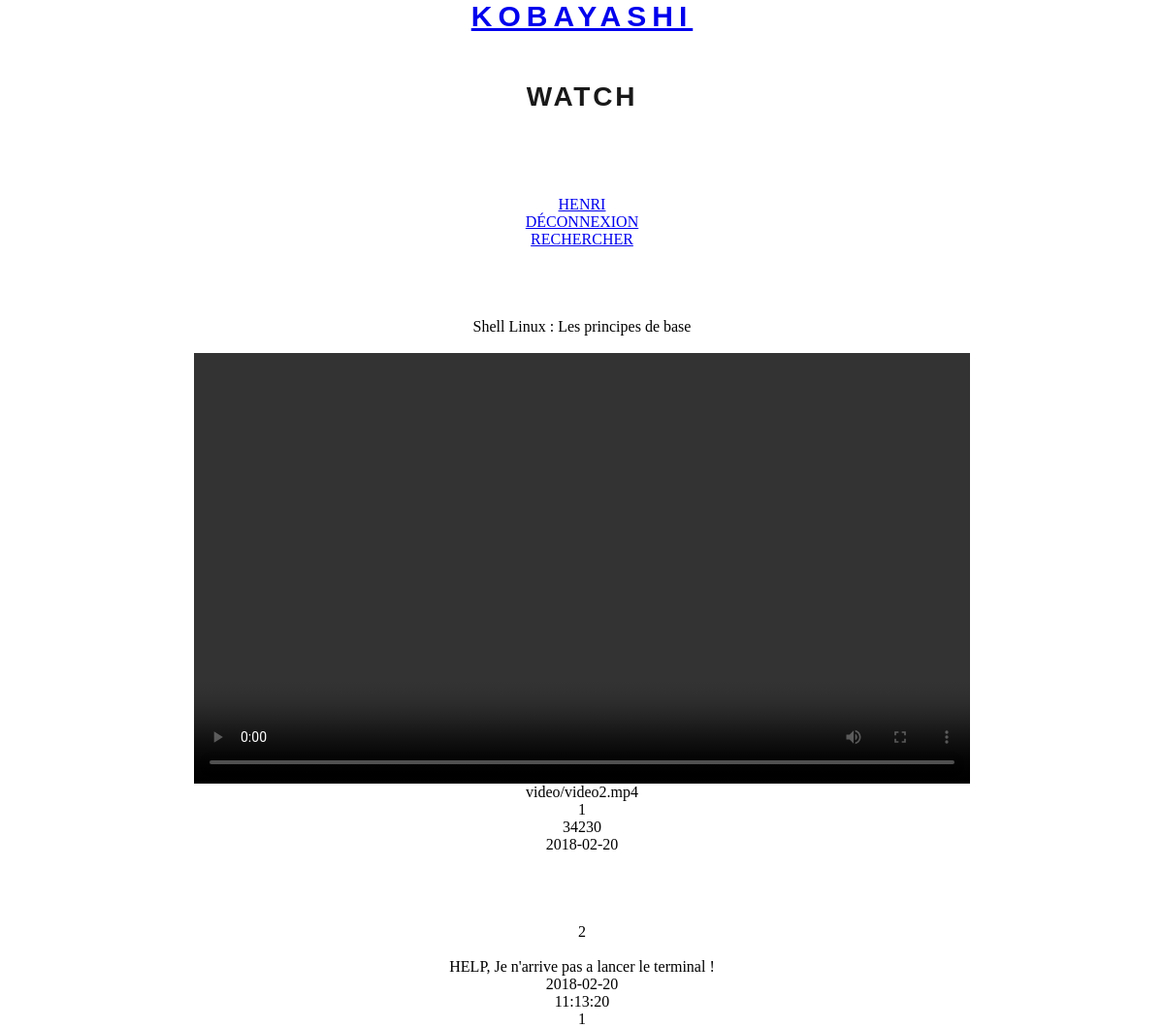
The app's page /watch.php?id=2 (signed in) with its own data.
### tables this page shows
CREATE TABLE video(
	vidID INT PRIMARY KEY NOT NULL AUTO_INCREMENT,
	vidNom varchar(80),
	vidChemin varchar(255),
	vidDate date,
	vidHour time,
	vidVues int(255),
	vidAutorID int,
	foreign key (vidAutorID) references user(usrID)
);

CREATE TABLE comment(
	comID INT PRIMARY KEY NOT NULL AUTO_INCREMENT,
	comContent text(255),
	comDate date,
	comHour time,
	comAutorID int,
	comVideoID int,

	foreign key (comAutorID) references user(usrID),
	foreign key (comVideoID) references video(vidID)
);

### controleur/controleur.php (called while the page is built, shortened)
<?php
		include ("modele/modele.php");
		class Controleur
		{
			private $unModele;
			public function __construct ($serveur, $bdd, $user, $mdp, $uneTable)
			{
				$this->unModele = new Modele ($serveur, $bdd, $user, $mdp);
				$this->unModele->setTable($uneTable);
			}
			public function selectVideo($motcleID)
			{
				if (empty($motcleID))
				{
						return null;
				} else {
					return $this->unModele->selectVideo($motcleID);
				}
			}
			public function selectComments($motcleID)
			{
				if (empty($motcleID))
				{
						return null;
				} else {
					return $this->unModele->selectComments($motcleID);
				}
			}
		}
?>

### settings.php (called while the page is built)
<?php
$unControleur = new Controleur("localhost","kobayashi_IA","root","root", "user");

### modele/modele.php (called while the page is built, shortened)
<?php
	class Modele
	{
		private $pdo, $table;
		public function __construct($serveur,$bdd,$user,$mdp)
		{
			$this->pdo= null;
			try
			{
			$this->pdo = new PDO ("mysql:host=".$serveur.";dbname=".$bdd,$user,$mdp);
			}
			catch (Exception $exp)
			{
				echo "<br/> Erreur de connexion à la BDD".$bdd;
			}
		}
		public function selectVideo($motcleID){
			$requete = "select * from video
						where vidID like :motcleID" ;
			$donnees = array (":motcleID"=>$motcleID);
			if ($this->pdo ==null)
			{
				return null;
			} else {
				$select = $this->pdo->prepare($requete);
				$select->execute($donnees);
				$resultats = $select->fetchAll();
				return $resultats;
			}
		}
		public function selectComments($motcleID){
			$requete = "select * from comment
						where comVideoID like :motcleID" ;
			$donnees = array (":motcleID"=>$motcleID);
			if ($this->pdo ==null)
			{
				return null;
			} else {
				$select = $this->pdo->prepare($requete);
				$select->execute($donnees);
				$resultats = $select->fetchAll();
				return $resultats;
			}
		}
	}
?>

### vue/vueWatch.php (the view)
<html>
	<body>
	<center>
		<br><br><br><br>
		<div class="container">
		<table class ="table">
<?php
		foreach ($resultatsVideo as $unResultat)
		{
			echo "
					<p>".$unResultat['vidNom']."</p><br>
					<video width='800' height='444' controls='controls'>
 		 			<source src='".$unResultat['vidChemin']."' type='video/mp4'/>
					</video>
					<p>".$unResultat['vidChemin']."</p>
					<p>".$unResultat['vidAutorID']."</p>
					<p>".$unResultat['vidVues']. "</p>
					<p>".$unResultat['vidDate']."</p>"
				;
		}
?>
			</table>
			</div>
		</center>
	</body>
</html>

### vue/vueComments.php
<html>
	<body>
	<center>
		<br><br><br><br>
		<div class="container">
		<table class ="table">
<?php
		foreach ($resultatsComments as $unResultat)
		{
			echo "
					<p>".$unResultat['comID']."</p><br>
					<p>".$unResultat['comContent']."</p>
					<p>".$unResultat['comDate']."</p>
					<p>".$unResultat['comHour']. "</p>
					<p>".$unResultat['comAutorID']."</p>"
				;
		}
?>
			</table>
			</div>
		</center>
	</body>
</html>

### style.css (style rules this page uses)
* { margin : 0; padding : 0; }

### records on screen
video: vidNom "Shell Linux : Les principes de base", vidChemin "video/video2.mp4", vidAutorID "1", vidVues "34230", vidDate "2018-02-20"
comment: comID "2", comContent "HELP, Je n'arrive pas a lancer le terminal !", comDate "2018-02-20", comHour "11:13:20", comAutorID "1"

### other values on screen
$_SESSION['nom'] "HENRI"
